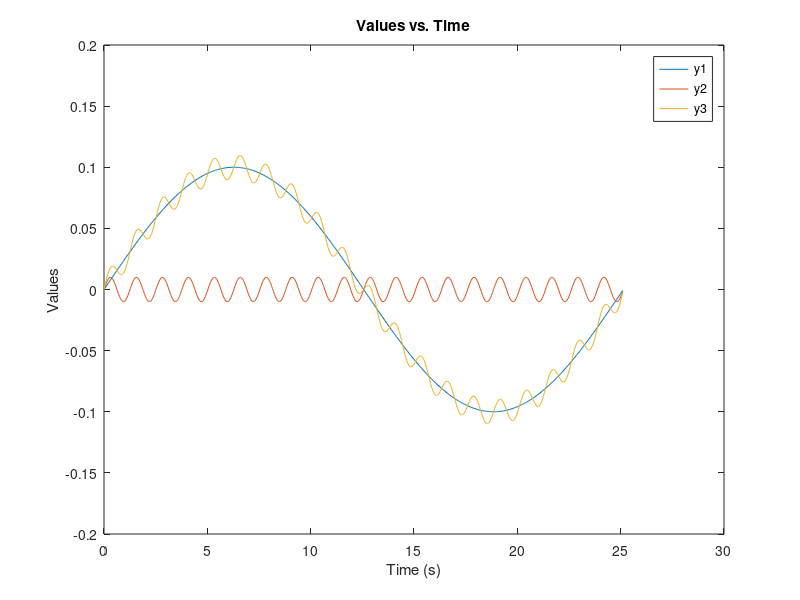

Reproduce this figure in MATLAB.
% This function plots 3 curves in the same plot in matlab
% Made by Angel Lopez Pol

t = 0:0.05:(8*pi);
y1 = 0.1*sin(0.25*t);
y2 = 0.01*sin(5*t);
y3 = y1 + y2;

plot(t,y1);
hold on;
plot(t,y2);
plot(t,y3);
hold off;
legend("y1", "y2", "y3");
xlabel("Time (s)");
ylabel("Values");
title("Values vs. Time");